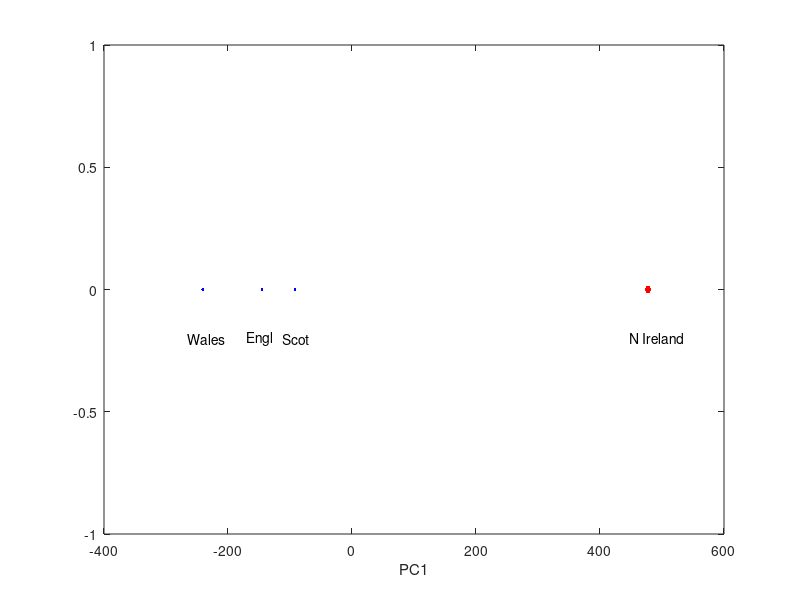

The MATLAB script that drew this image:
% Thanks to Mark Richardson
X = [105 103 103 66; 245 227 242 267; 685 803 750 586;
147 160 122 93; 193 235 184 209; 156 175 147 139;
720 874 566 1033; 253 265 171 143; 488 570 418 355;
198 203 220 187; 360 365 337 334; 1102 1137 957 674;
1472 1582 1462 1494; 57 73 53 47; 1374 1256 1572 1506;
375 475 458 135; 54 64 62 41];
covmatrix=X*X'; 
data = X; 
[M,N] = size(data); 
mn = mean(data,2);
data = data - repmat(mn,1,N); Y = data' / sqrt(N-1); 
[u,S,PC] = svd(Y);
S = diag(S); V = S .* S; signals = PC' * data;
%plot first component:
plot(signals(1,1),0,'b.',signals(1,2),0,'b.',...
signals(1,3),0,'b.',signals(1,4),0,'r.','markersize',15)
xlabel('PC1')
text(signals(1,1)-25,-0.2,'Engl'),text(signals(1,2)-25,-0.2,'Wales'),
text(signals(1,3)-20,-0.2,'Scot'),text(signals(1,4)-30,-0.2,'N Ireland')
%to plot first and second components, remove comment symbols below:
%plot(signals(1,1),signals(2,1),'b.',signals(1,2),signals(2,2),'b.',...
%signals(1,3),signals(2,3),'b.',signals(1,4),signals(2,4),'r.',...
%'markersize',15)
%xlabel('PC1'),ylabel('PC2')
%text(signals(1,1)+20,signals(2,1),'England')
%text(signals(1,2)+20,signals(2,2),'Wales')
%text(signals(1,3)+20,signals(2,3),'Scotland')
%text(signals(1,4)+60,signals(2,4),'N Ireland')%
disp(PC)
disp(V)



